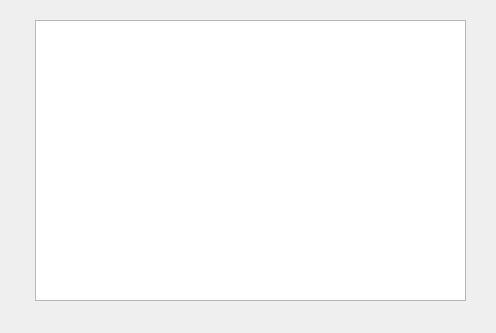
<?xml version="1.0" encoding="UTF-8"?>
<ui version="4.0">
 <class>SeeAddress</class>
 <widget class="QWidget" name="SeeAddress">
  <property name="geometry">
   <rect>
    <x>0</x>
    <y>0</y>
    <width>496</width>
    <height>333</height>
   </rect>
  </property>
  <property name="windowTitle">
   <string>Form</string>
  </property>
  <widget class="QTableWidget" name="tableWidget">
   <property name="geometry">
    <rect>
     <x>35</x>
     <y>20</y>
     <width>431</width>
     <height>281</height>
    </rect>
   </property>
  </widget>
 </widget>
 <resources/>
 <connections/>
</ui>
